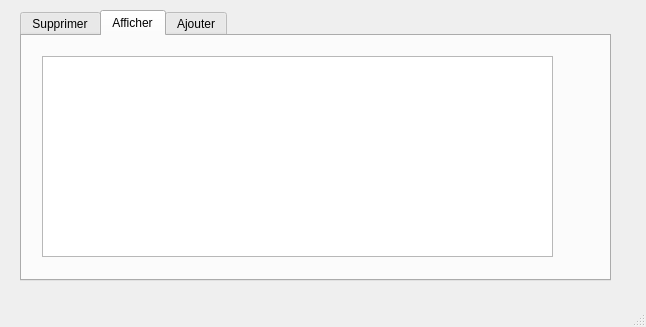
<?xml version="1.0" encoding="UTF-8"?>
<ui version="4.0">
 <class>maquette</class>
 <widget class="QMainWindow" name="maquette">
  <property name="geometry">
   <rect>
    <x>0</x>
    <y>0</y>
    <width>646</width>
    <height>327</height>
   </rect>
  </property>
  <property name="windowTitle">
   <string>MainWindow</string>
  </property>
  <widget class="QWidget" name="centralwidget">
   <widget class="QTabWidget" name="tab_supprimer">
    <property name="geometry">
     <rect>
      <x>20</x>
      <y>10</y>
      <width>591</width>
      <height>271</height>
     </rect>
    </property>
    <property name="currentIndex">
     <number>1</number>
    </property>
    <widget class="QWidget" name="tab">
     <attribute name="title">
      <string>Supprimer</string>
     </attribute>
     <widget class="QLabel" name="label_4">
      <property name="geometry">
       <rect>
        <x>80</x>
        <y>43</y>
        <width>81</width>
        <height>31</height>
       </rect>
      </property>
      <property name="text">
       <string>Identifiant</string>
      </property>
     </widget>
     <widget class="QLineEdit" name="le_id_supp">
      <property name="geometry">
       <rect>
        <x>190</x>
        <y>50</y>
        <width>113</width>
        <height>20</height>
       </rect>
      </property>
     </widget>
     <widget class="QPushButton" name="pb_supprimer">
      <property name="geometry">
       <rect>
        <x>160</x>
        <y>120</y>
        <width>75</width>
        <height>23</height>
       </rect>
      </property>
      <property name="text">
       <string>Supprimer</string>
      </property>
     </widget>
    </widget>
    <widget class="QWidget" name="tab_2">
     <attribute name="title">
      <string>Afficher</string>
     </attribute>
     <widget class="QTableWidget" name="tab_emplacement">
      <property name="geometry">
       <rect>
        <x>20</x>
        <y>20</y>
        <width>511</width>
        <height>201</height>
       </rect>
      </property>
     </widget>
    </widget>
    <widget class="QWidget" name="tab_3">
     <attribute name="title">
      <string>Ajouter</string>
     </attribute>
     <widget class="QGroupBox" name="groupBox">
      <property name="geometry">
       <rect>
        <x>19</x>
        <y>19</y>
        <width>541</width>
        <height>211</height>
       </rect>
      </property>
      <property name="title">
       <string>Ajout</string>
      </property>
      <widget class="QLabel" name="label">
       <property name="geometry">
        <rect>
         <x>70</x>
         <y>50</y>
         <width>101</width>
         <height>16</height>
        </rect>
       </property>
       <property name="text">
        <string>Identifiant</string>
       </property>
      </widget>
      <widget class="QLabel" name="label_2">
       <property name="geometry">
        <rect>
         <x>70</x>
         <y>100</y>
         <width>101</width>
         <height>16</height>
        </rect>
       </property>
       <property name="text">
        <string>Localisation</string>
       </property>
      </widget>
      <widget class="QLabel" name="label_3">
       <property name="geometry">
        <rect>
         <x>70</x>
         <y>150</y>
         <width>91</width>
         <height>16</height>
        </rect>
       </property>
       <property name="text">
        <string>Nombre maximale</string>
       </property>
      </widget>
      <widget class="QLineEdit" name="le_id">
       <property name="geometry">
        <rect>
         <x>200</x>
         <y>50</y>
         <width>113</width>
         <height>20</height>
        </rect>
       </property>
      </widget>
      <widget class="QLineEdit" name="le_localisation">
       <property name="geometry">
        <rect>
         <x>200</x>
         <y>100</y>
         <width>113</width>
         <height>20</height>
        </rect>
       </property>
      </widget>
      <widget class="QLineEdit" name="le_nb_max">
       <property name="geometry">
        <rect>
         <x>200</x>
         <y>150</y>
         <width>113</width>
         <height>20</height>
        </rect>
       </property>
      </widget>
      <widget class="QPushButton" name="pb_ajouter">
       <property name="geometry">
        <rect>
         <x>400</x>
         <y>90</y>
         <width>75</width>
         <height>23</height>
        </rect>
       </property>
       <property name="text">
        <string>Ajouter</string>
       </property>
      </widget>
     </widget>
    </widget>
   </widget>
  </widget>
  <widget class="QMenuBar" name="menubar">
   <property name="geometry">
    <rect>
     <x>0</x>
     <y>0</y>
     <width>646</width>
     <height>22</height>
    </rect>
   </property>
  </widget>
  <widget class="QStatusBar" name="statusbar"/>
 </widget>
 <resources/>
 <connections/>
</ui>
